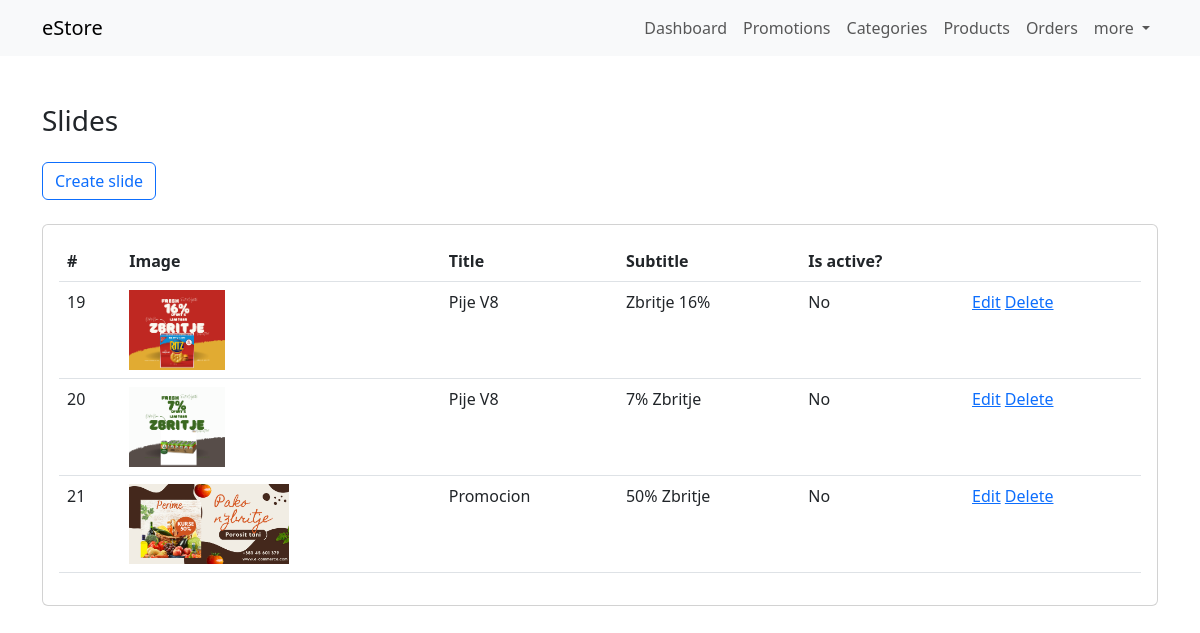
The app's page /dashboard/promotions/index.php (signed in) with its own data.
### tables this page shows
CREATE TABLE `promotions` (
  `id` int(11) NOT NULL,
  `title` varchar(100) DEFAULT NULL,
  `subtitle` varchar(100) DEFAULT NULL,
  `is_active` tinyint(1) DEFAULT '1',
  `image` varchar(255) NOT NULL DEFAULT 'noimage.png'
);

### classes/Database.php (called while the page is built)
<?php
class Database {
    private static $instance = null;
    private $connection = null;
    public function __construct() {
        $this->connection = new mysqli('localhost', 'root', '', 'estore');
    }
    public static function getInstance() {
        if(!self::$instance) {
            self::$instance = new self;
        }
        return self::$instance;
    }
    function getConnection() {
        return $this->connection;
    }
}

### classes/CRUD.php (called while the page is built, shortened)
<?php
include 'Database.php';
class CRUD {
    private $mysqli;
    public function __construct() {
        $db = Database::getInstance();
        $this->mysqli = $db->getConnection();
    }
    public function read($table, $condition = [], $limit = null, $order = []) {
        $sql = "SELECT * FROM `".$table."`";
        $items = [];
        if($query = $this->mysqli->query($sql)) {
            if($query->num_rows > 0) {
                while($row = $query->fetch_assoc()) {
                    $items[] = $row;
                }
            }
            return $items;
        } else {
            return $this->mysqli->error;
        }
    }
}

### dashboard/promotions/index.php (the view, shortened to what this page needs)
<?php
    include('../includes/header.php');
    include('../../classes/CRUD.php');
    $crud = new CRUD;
    $promotions = $crud->read('promotions');
?>
<div class="dashboard my-5">
    <div class="container">
        <h3 class="mb-4">Slides</h3>
        <a href="create.php" class="btn btn-outline-primary mb-4">Create slide</a>
        <?php if($promotions && count($promotions)): ?>
        <div class="card">
            <div class="card-body">
                <div class="table-responsive">
                    <table class="table table-borderd">
                        <tbody>
                            <tr>
                                <th>#</th>
                                <th>Image</th>
                                <th>Title</th>
                                <th>Subtitle</th>
                                <th>Is active?</th>
                                <th></th>
                            </tr>
                            <?php foreach($promotions as $promotion): ?>
                            <tr>
                                <td><?= $promotion['id'] ?></td>
                                <td>
                                    <img src="images/<?= $promotion['image'] ?>" height="80">
                                </td>
                                <td><?= $promotion['title'] ?></td>
                                <td><?= $promotion['subtitle'] ?></td>
                                <td><?= ($promotion['is_active'] === 1) ? 'Yes' : 'No' ?></td>
                                <td>
                                    <a href="edit.php?id=<?= $promotion['id'] ?>">Edit</a>
                                    <a href="?action=delete&id=<?= $promotion['id'] ?>" onclick="return confirm('Are you sure?')">Delete</a>
                                </td>
                            </tr>
                            <?php endforeach; ?>
                        </tbody>
                    </table>
                </div>
            </div>
        </div>
        <?php endif; ?>
    </div>
</div>
<?php include('../includes/footer.php'); ?>

### records on screen
promotions: id "19", image (picture), title "Pije V8", subtitle "Zbritje 16%", is_active "No"
promotions: id "20", image (picture), title "Pije V8", subtitle "7% Zbritje", is_active "No"
promotions: id "21", image (picture), title "Promocion", subtitle "50% Zbritje", is_active "No"
